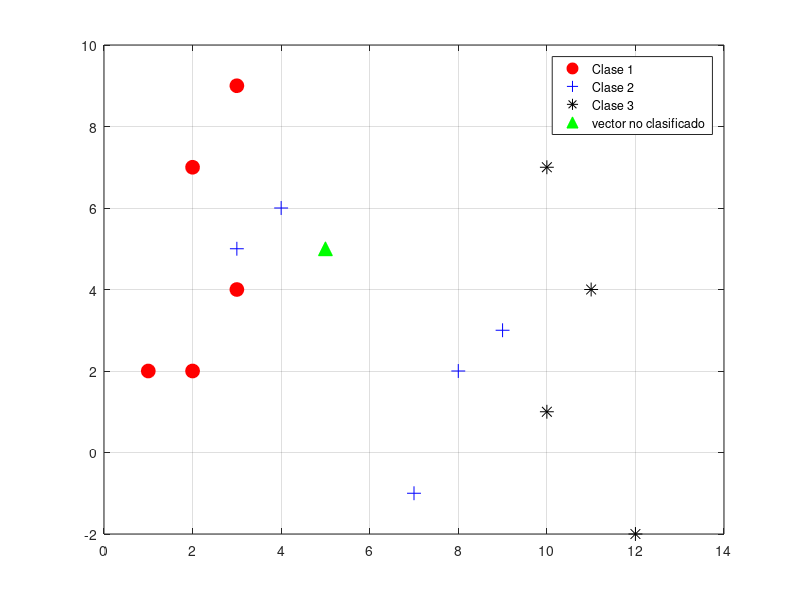

Here is the MATLAB script that generated this plot:
clc
close all
clear all
warning off all

disp('Clasificador por distancia euclidiana')

%Clasificador con distancia euclidiana

%declaracion de clases
c1 = [1 2 3 2 3; 2 2 4 7 9];
c2 = [3 4 7 8 9; 5 6 -1 2 3];
c3 = [10 10 11 12 13; 1 7 4 -2 9];
%vector desconocido
vectorx=input('Indique lac oordenada x del vector no clasificado ');
vectory=input('Indique la coordenada y del vector no clasificado ');
vector=[vectorx;vectory];

%calculo de las medias de cada clase
media1=mean(c1,2);
media2=mean(c2,2);
media3=mean(c3,2);

%graficación de las clases y el vector desconocido
 figure(1)
 plot(c1(1,:),c1(2,:),'ro','MarkerFaceColor','r','MarkerSize',10)
 grid on
 hold on
 plot(c2(1,:),c2(2,:),'b+','MarkerFaceColor','b','MarkerSize',10)
 plot(c3(1,:),c3(2,:),'k*','MarkerFaceColor','k','MarkerSize',10)
 plot(vector(1,:),vector(2,:),'g^','MarkerFaceColor','g','MarkerSize',10)
 legend('Clase 1','Clase 2','Clase 3','vector no clasificado');

%clasificación del vector
distancia1=norm(vector-media1);
distancia2=norm(vector-media2);
distancia3=norm(vector-media3);

%almacenamiento de las distancias
Distancias=[distancia1,distancia2,distancia3];

%deteminación de la distancia más corta
dint_min=min(min(Distancias));
clase=find(Distancias==dint_min);

%clasificación
fprintf('El vector desconocido pertenece a la clase %d \n',clase);